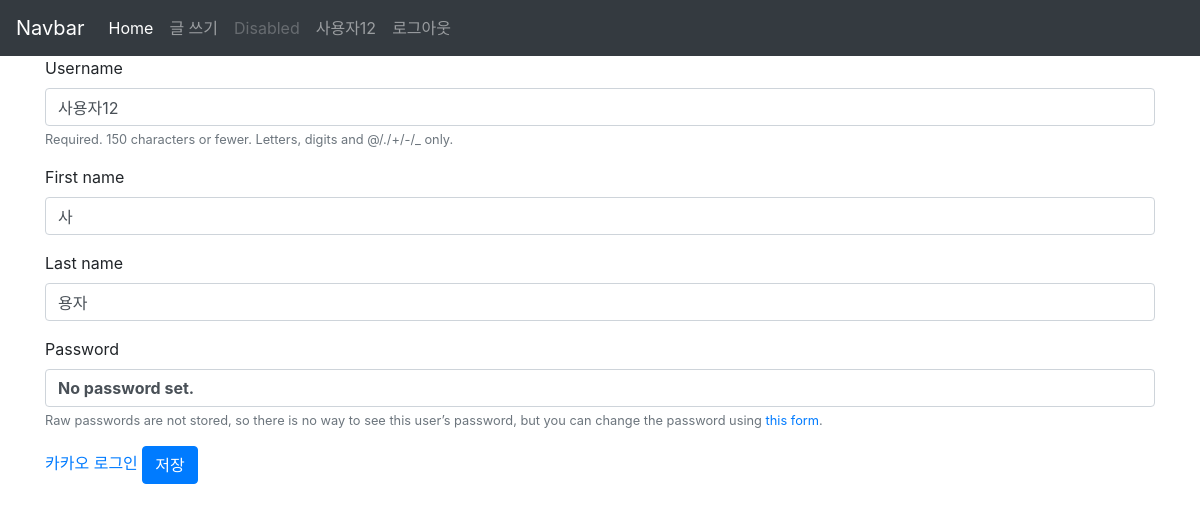
Page /accounts/update/ (signed in) on the committed database.
### accounts/models.py (models this page shows)
class User(AbstractUser):
    followers = models.ManyToManyField(settings.AUTH_USER_MODEL, related_name='followings', blank=True)

### accounts/views.py (the view)
# urls.py: path('update/', views.update, name='update'),
@login_required
def update(request):
    if request.method == 'POST':
        form = CustomUserChangeForm(request.POST, instance=request.user)
        if form.is_valid():
            form.save()
            return redirect('articles:index')
    else:
        form = CustomUserChangeForm(instance=request.user)
    context = {
        'form': form
    }
    return render(request, 'accounts/form.html',context)

### accounts/forms.py
class CustomUserChangeForm(UserChangeForm):
    class Meta:
        model = get_user_model()
        fields = ('username', 'first_name', 'last_name')

### accounts/templates/accounts/form.html (shortened to what this page needs)
{% extends 'articles/base.html' %}
{% load bootstrap4 %}
{% load socialaccount %}
{% block body %}
<form action="" method="POST" class="form">
  {% bootstrap_form  form %}
  {% buttons %}
  <a href="{% provider_login_url "kakao" %}">카카오 로그인</a>
  <button type="submit" class="btn btn-primary">저장</button>
  {% endbuttons %}
</form>
{% endblock %}

### articles/templates/_navbar.html (shortened to what this page needs)
<nav class="navbar navbar-expand-lg navbar-dark bg-dark">
  <a class="navbar-brand" href="/articles/">Navbar</a>
  <div class="collapse navbar-collapse" id="navbarNavAltMarkup">
    <div class="navbar-nav">
      <a class="nav-item nav-link active" href={% url 'articles:index' %}>Home <span class="sr-only">(current)</span></a>
      <a class="nav-item nav-link" href={% url 'articles:create' %}>글 쓰기</a>
      <a class="nav-item nav-link disabled" href="#" tabindex="-1" aria-disabled="true">Disabled</a>
      {% if user.is_authenticated %}
      {% load gravatar %}
      <a href="{% url 'accounts:profile' user.pk %}" class="nav-item nav-link">{{ user.username }}</a>
      <a class="nav-item nav-link" href={% url 'accounts:logout' %}>로그아웃</a>
      {% else %}
      <a class="nav-item nav-link" href={% url 'accounts:signup' %}>회원 가입</a>
      <a class="nav-item nav-link" href={% url 'accounts:login' %}>로그인</a>
      {% endif %}
    </div>
  </div>
</nav>

### rows in the picture
User: username "사용자12", first_name "사", last_name "용자"
